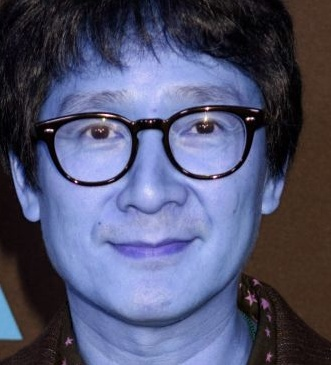
#> input picture lab2/quan_cropped.jpg, 331 x 365 px
$ python face_recognition.py
#> lines starting #> are read from the running program, lines starting #| are printed output that depends on the picture
#> further down, image is the input picture: shape (365, 331, 3); mean B, G, R 111.7, 83.4, 81
import cv2
import numpy as np
def pre_process(face,required_size=(160,160)):
#> called with required_size = (160, 160)
	ret = cv2.resize(face,required_size)
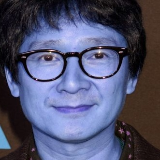
#> ret: shape (160, 160, 3); mean B, G, R 111.6, 83.3, 80.8
	ret = ret.astype('float32')
	mean, std = ret.mean(), ret.std()
#> mean = 91.87; std = 68.37
	ret = (ret-mean)/std
	return ret
image = cv2.imread("quan_cropped.jpg")
img_arr = np.array(image)
pre_processed_im =pre_process(face=img_arr)
print(pre_processed_im.shape)
#| (160, 160, 3)
cv2.imwrite('preprocess2_quan.jpg',pre_processed_im)
